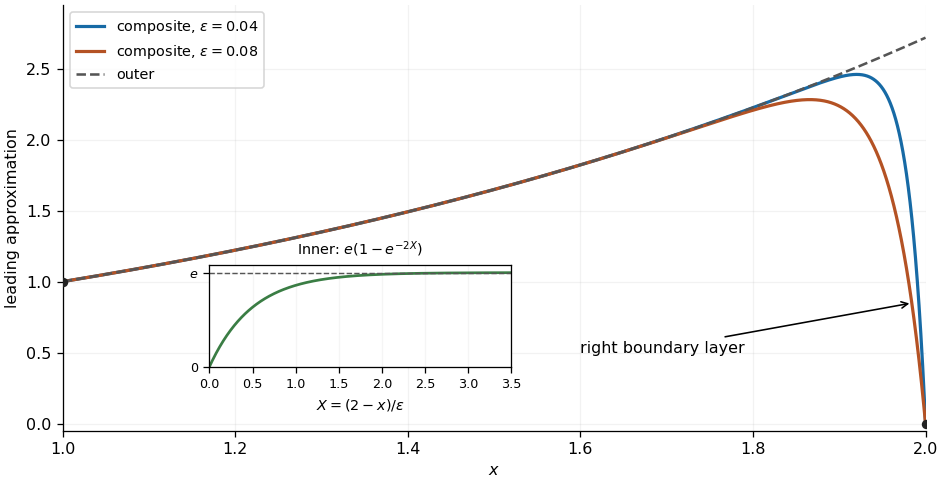

This chart was generated by the following Python code:
#!/usr/bin/env python3
"""Oxford A6 2021, Q3(c): leading composite and inner approximations.

Python 3.14.4, NumPy 2.3.5, Matplotlib 3.10.7 (repository dependencies).
These are asymptotic profiles, not numerical or exact BVP solutions.
Run in the output directory; writes 2021-boundary-layer.png there.
"""
from pathlib import Path

import matplotlib
matplotlib.use("Agg")
import matplotlib.pyplot as plt
import numpy as np


def main():
    x = np.linspace(1, 2, 2401)
    fig, ax = plt.subplots(figsize=(8.2, 4.2), layout="constrained")
    fig.patch.set_facecolor("white")
    outer = np.exp(x - 1)
    for eps, color in [(0.04, "#176aa5"), (0.08, "#b45224")]:
        composite = outer - np.e * np.exp(-2 * (2 - x) / eps)
        ax.plot(x, composite, color=color, lw=2,
                label=rf"composite, $\epsilon={eps}$")
    ax.plot(x, outer, color="#555555", lw=1.6, ls="--", label="outer")
    ax.scatter([1, 2], [1, 0], color="#222222", s=24, zorder=5)
    ax.annotate("right boundary layer", (1.985, 0.85), xytext=(1.60, 0.50),
                fontsize=10, arrowprops={"arrowstyle": "->"})
    ax.set(xlim=(1, 2), ylim=(-0.05, 2.95), xlabel="$x$", ylabel="leading approximation")
    ax.grid(alpha=0.16)
    ax.legend(loc="upper left", fontsize=9)
    ax.spines[["top", "right"]].set_visible(False)
    inset = ax.inset_axes([0.17, 0.15, 0.35, 0.24])
    X = np.linspace(0, 3.5, 501)
    inset.plot(X, np.e * (1 - np.exp(-2 * X)), color="#3a7d44", lw=1.7)
    inset.axhline(np.e, color="#555555", ls="--", lw=0.9)
    inset.set(xlim=(0, 3.5), ylim=(0, 2.95), xlabel=r"$X=(2-x)/\epsilon$",
              title=r"Inner: $e(1-e^{-2X})$")
    inset.set_yticks([0, np.e], ["0", "$e$"])
    inset.tick_params(labelsize=8)
    inset.xaxis.label.set_fontsize(9)
    inset.title.set_fontsize(9)
    inset.grid(alpha=0.12)
    fig.savefig(Path("2021-boundary-layer.png"), dpi=115,
                facecolor="white", transparent=False)
    plt.close(fig)


if __name__ == "__main__":
    main()
